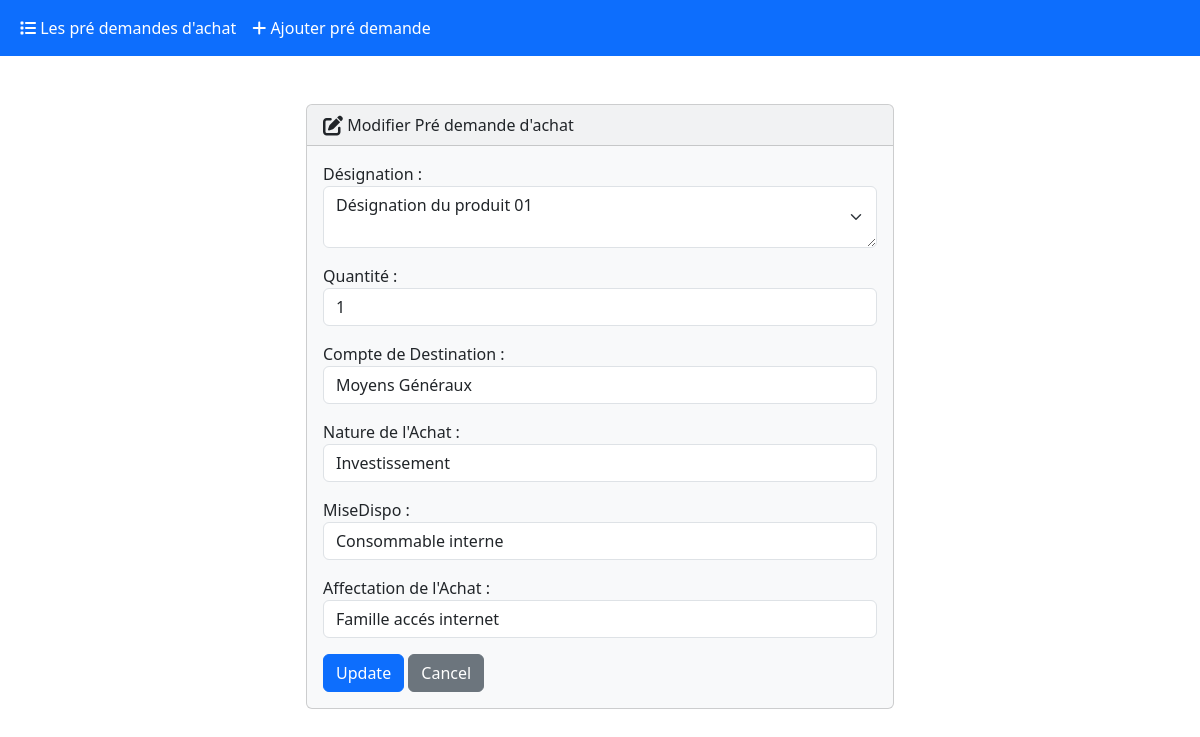
Page /edit/1/ on the committed database.
### core/models.py (models this page shows, shortened)
class PreDemande(models.Model):
    class DestinationCompte(models.TextChoices):
        MGX = 'MGX', _('Moyens Généraux')
        INT = 'INT', _('Interconnexions')
    class NatureAchat(models.TextChoices):
        Investissement = '001', _('Investissement')
        Service = '002', _('Service')
        Consommable = '003', _('Consommable')
        Autre = '004', _('Autre')
    class MiseDispo(models.TextChoices):
        Cosommable_interne = '001', _('Consommable interne')
        Revente_client = '002', _('Revente client')
        Stock = '003', _('Stock')
        Autre = '004', _('Autre')
    class AffectationAchat(models.TextChoices):
        Famille_accés_internet = '001', _('Famille accés internet')
        Famille_Communication_unifié = '002', _('Famille Communication unifié')
        Famille_CLOUD = '003', _('Famille CLOUD')
    designation = models.CharField(_("Désignation"),max_length=250,null=False,blank=False)
    qtt = models.IntegerField(_("Quantité"),null=False,blank=False)
    destinationCompte = models.CharField(
        _("Compte de Destination"),
        max_length=15,
        choices=DestinationCompte.choices,
        default=DestinationCompte.MGX)
    natureAchat = models.CharField(
        _("Nature de l'Achat"),
        max_length=14,
        choices=NatureAchat.choices,
        default=NatureAchat.Investissement)
    miseDiso = models.CharField(
        _("miseDispo"),
        max_length=18,
        choices=MiseDispo.choices,
        default=MiseDispo.Cosommable_interne)
    affectationAchat = models.CharField(
        _("Affectation de l'Achat"),
        max_length=30,
        choices=AffectationAchat.choices,
        default=AffectationAchat.Famille_accés_internet)

### core/views.py (the view)
# urls.py: path('edit/<int:id>/', views.edit, name='edit'),
def edit(request, id):
  if request.method == 'POST':
    pre_demande = PreDemande.objects.get(pk=id)
    form = PreDemandeForm(request.POST, instance=pre_demande)
    if form.is_valid():
      form.save()
      return render(request, 'core/edit.html', {
        'form': form,
        'success': True
      })
  else:
    student = PreDemande.objects.get(pk=id)
    form = PreDemandeForm(instance=student)
  return render(request, 'core/edit.html', {
    'form': form
  })

### core/forms.py
class PreDemandeForm(ModelForm):
    class Meta:
        model = PreDemande
        fields = "__all__"
        widgets = {
            "designation": Textarea(attrs={"class":"form-select","id":"exampleFormControlTextarea1","rows":"2" }),
            "qtt": TextInput(attrs={"type":"number", "class":"form-control", "name":"integerInput" ,"placeholder":"Ce champs doit être un entier" }),
            "destinationCompte": Select(attrs={"class":"form-control","aria-label":"Default select example" }),
            "natureAchat": Select(attrs={"class":"form-control","aria-label":"Default select example" }),
            "miseDiso": Select(attrs={"class":"form-control","aria-label":"Default select example" }),
            "affectationAchat": Select(attrs={"class":"form-control","aria-label":"Default select example" }),
        }

### core/templates/core/edit.html (shortened to what this page needs)
{% extends 'core/base.html' %}
{% block body %}
  {% if success %}
    <div class="alert alert-success" role="alert">
      La pré demande à été modifié avec succès
      <a href="{% url 'core:index' %}" class="alert-link">G Acceuil</a>
    </div>
  {% else %}
    <div class="row justify-content-center">
      <div class="col-6">
        <div class="card bg-light mb-3">
          <div class="card-header">
            <i class="fa-solid fa-pen-to-square fa-lg"></i> Modifier Pré demande d'achat
          </div>
          <div class="card-body">
            <form action="" method="POST">
              {{ form.as_p }}
              <button type="submit" class="btn btn-primary">Update</button>
              <a href="{% url 'core:index' %}" class="btn btn-secondary">Cancel</a>
            </form>
          </div>
        </div>
      </div>
    </div>
  {% endif %}
{% endblock %}

### rows in the picture
PreDemande: designation "Désignation du produit 01", qtt "1", destinationCompte "Moyens Généraux", natureAchat "Investissement", miseDiso "Consommable interne", affectationAchat "Famille accés internet"
